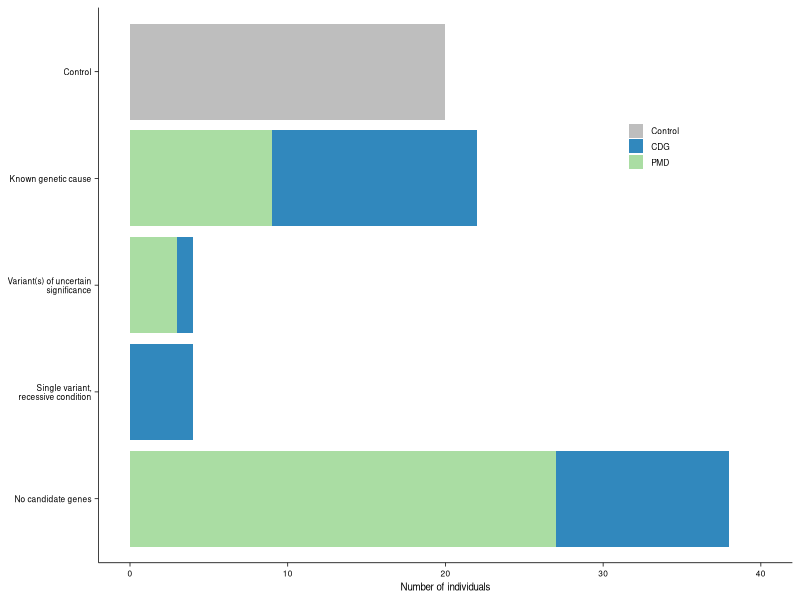

Recreate this plot in R.
#!/usr/bin/env Rscript

# Author: Robert Wang (Xing Lab)
# Date: 2025.02.28
# Figure 1c

# Overview of individuals that underwent TEQUILA-seq. We sequenced skin fibroblast RNAs from 88 individuals, including 20 unaffected 
# healthy controls and 68 rare disease patients who had been clinically referred for evaluation of CDG (congenital disorders of 
# glycosylation) or PMD (primary mitochondrial diseases). Of the 68 rare disease patients, 22 had known genetic causes from prior 
# testing while the remaining 46 were genetically undiagnosed. 

# =====================================================================================================================
#                                                      LIBRARIES 
# =====================================================================================================================

# Load required libraries
suppressMessages(library(dplyr))
suppressMessages(library(ggplot2))
suppressMessages(library(tidyr))

# =====================================================================================================================
#                                                        MAIN
# =====================================================================================================================

# Establish working directories and file paths
workdir <- "/mnt/isilon/lin_lab_share/STRIPE"
outfile <- file.path(workdir, "manuscript/Revisions/20250228/Main_Figures/Figure_1/Figure_1c.pdf")

# Construct dataframe summarizing number of individuals in cohort by disease group and genetic diagnosis category
df <- tibble(
    Category = rep(c("Control", "Known genetic cause", "Variant(s) of uncertain\nsignificance",
        "Single variant,\nrecessive condition", "No candidate genes"), each = 3),
    Group = rep(c("Control", "CDG", "PMD"), 5),
    Count = c(20, 0, 0, 0, 13, 9, 0, 1, 3, 0, 4, 0, 0, 11, 27)
)
df$Category <- factor(df$Category, levels = rev(c("Control", "Known genetic cause", "Variant(s) of uncertain\nsignificance",
    "Single variant,\nrecessive condition", "No candidate genes")))
df$Group <- factor(df$Group, levels = c("Control", "CDG", "PMD"))

# Plot number of individuals in cohort by disease group and genetic diagnosis category
p <- ggplot(df, aes(x = Count, y = Category, fill = Group)) + geom_bar(stat = "identity") + theme_classic() + xlim(0, 40) +
    theme(panel.grid.major = element_blank(), panel.grid.minor = element_blank(), panel.background = element_blank(), 
    axis.text = element_text(color = "black", size = 6), axis.title.x = element_text(color = "black", size = 7), 
    axis.title.y = element_blank(), axis.ticks = element_line(color = "black", linewidth = 0.25), 
    axis.line = element_line(color = "black", linewidth = 0.25), legend.title = element_blank(), 
    legend.text = element_text(color = "black", size = 6), legend.position = c(0.8, 0.75), legend.key.size = unit(0.4, 'cm')) + 
    xlab("Number of individuals") + scale_fill_manual(values = c("#BEBEBE", "#3188BD", "#AADDA3"))

# Save p to outfile
ggsave(outfile, plot = p, width = 3, height = 1.75)
